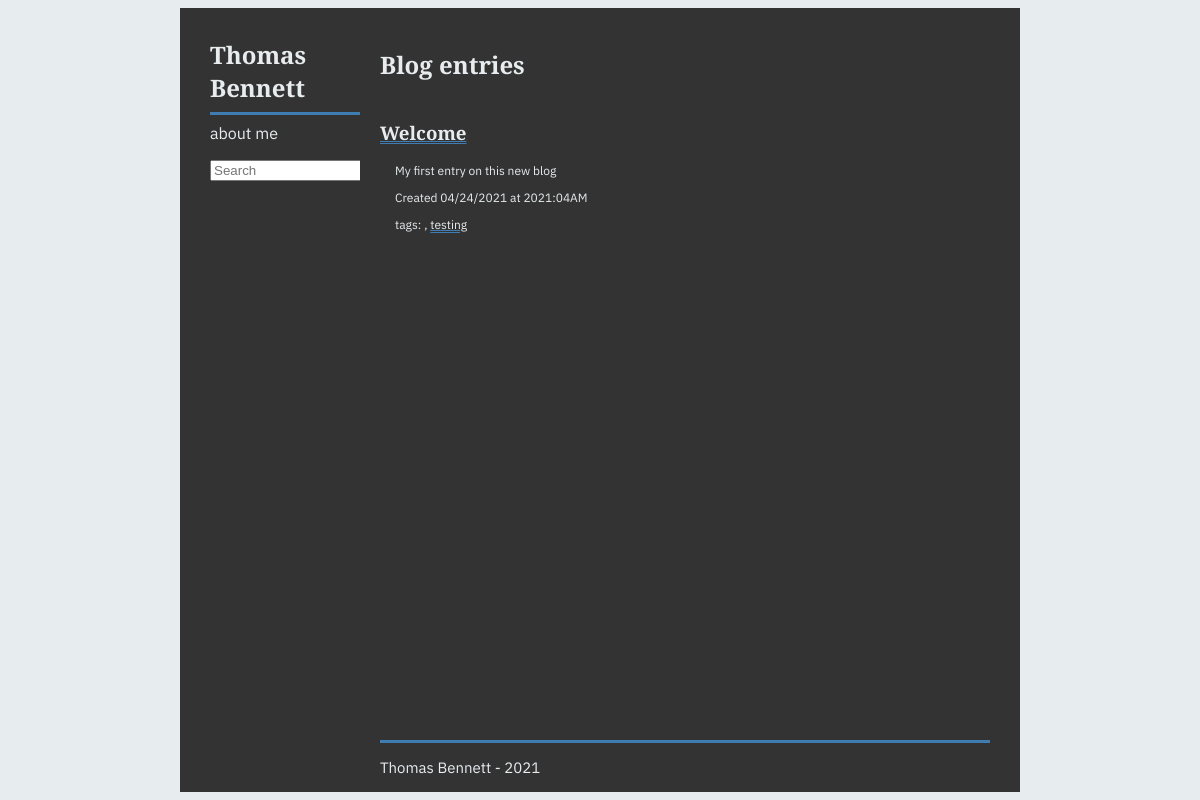
Before: / with the older database file.
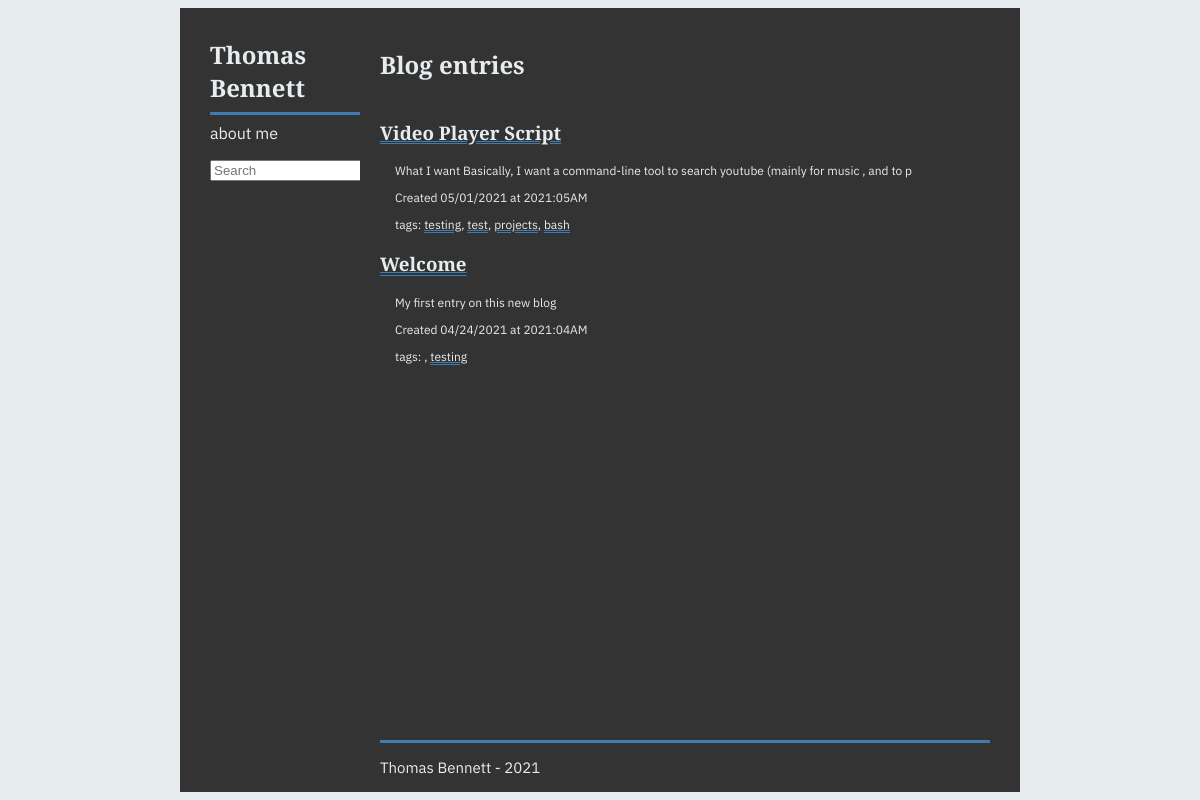
After: the same page with the newer database file.
### app.py (models this page shows, shortened)
class Entry(flask_db.Model):
    title = CharField()
    slug = CharField(unique=True)
    summary = CharField()
    content = TextField()
    published = BooleanField(index=True)
    timestamp = DateTimeField(default=datetime.datetime.now, index=True)
    def get_tags(self):
        try:
            tags = [tag.tag.title for tag in self.tags]
        except:
            tags = []
        finally:
            return tags
    @classmethod
    def public(cls):
        return Entry.select().where(Entry.published == True)

class Tag(flask_db.Model):
    title = CharField(unique=True)

### app.py (the view)
@app.route('/')
def index(q=None, t=None):
    search_query = request.args.get('q') or q
    tag_search_query = request.args.get('t') or t
    search_title=None
    if search_query:
        query = Entry.search(search_query)
        search_title = search_query
    elif tag_search_query:
        query = Tag.search(tag_search_query)
        search_title = "Tag: " + tag_search_query
    else:
        query = Entry.public().order_by(Entry.timestamp.desc())
    return object_list('index.html', query, search=search_title)

### templates/index.html (shortened to what this page needs)
{% extends "base.html" %}
{% block content_title %}{% if search %}Search "{{ search }}"{% else %}Blog entries{% endif %}{% endblock %}
{% block content %}
  {% for entry in object_list %}
    <h3>
      <a class='index-entry-title' href="{% if entry.published %}{{ url_for('detail', slug=entry.slug) }}{% else %}{{ url_for('edit', slug=entry.slug) }}{% endif %}">
        {{ entry.title }}
      </a>
    </h3>
    <div class="index-entry-info">
      <p>{{ entry.summary }}</p>
      <p class='index-entry-created'>Created {{ entry.timestamp.strftime('%m/%d/%Y at %G:%I%p') }}</p>
      <p>tags: {% for e in entry.get_tags() %}<a href='{{ url_for('index', t=e) }}'>{{ e }}</a>{% if not loop.last %}, {% endif %}{% endfor %}</p>
    </div>
    {% else %}
    <p>No entries have been created yet.</p>
  {% endfor %}
{% endblock %}

Changed rows visible on the page:
now on this page (row edited): Entry: title "Video Player Script", summary "What I want Basically, I want a command-line tool to search youtube (mainly for music , and to p", timestamp "05/01/2021 at 2021:05AM", Tag (title "testing")
now on this page (row unchanged): Tag: title "test", shown under "Video Player Script"
now on this page (row unchanged): Tag: title "projects", shown under "Video Player Script"
now on this page (row unchanged): Tag: title "bash", shown under "Video Player Script"
